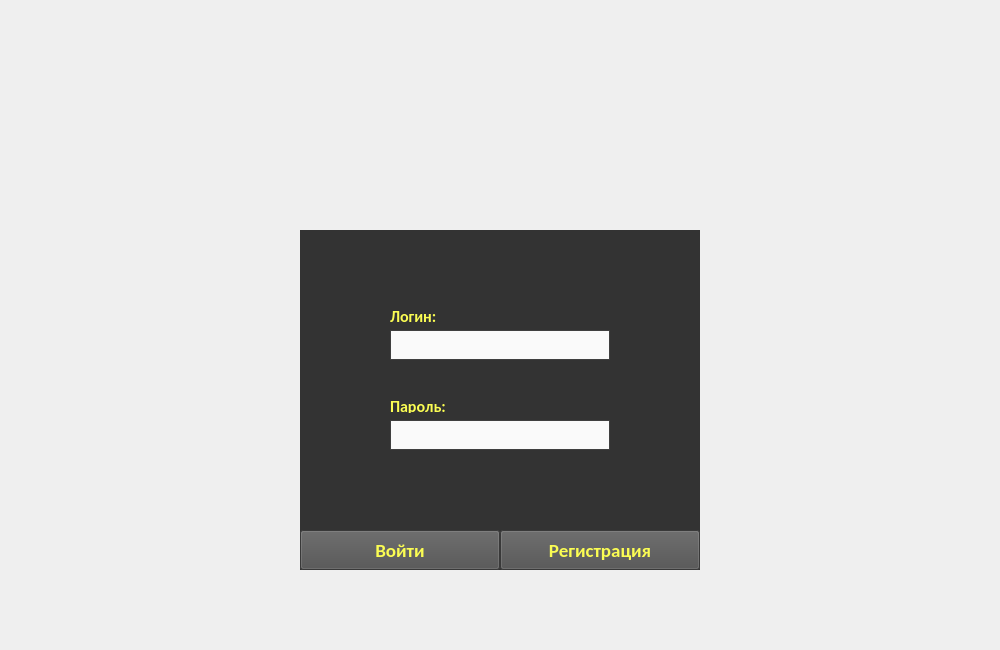
<?xml version="1.0" encoding="UTF-8"?>
<ui version="4.0">
 <class>register_window</class>
 <widget class="QWidget" name="register_window">
  <property name="geometry">
   <rect>
    <x>0</x>
    <y>0</y>
    <width>1000</width>
    <height>650</height>
   </rect>
  </property>
  <property name="sizePolicy">
   <sizepolicy hsizetype="Fixed" vsizetype="Fixed">
    <horstretch>0</horstretch>
    <verstretch>0</verstretch>
   </sizepolicy>
  </property>
  <property name="minimumSize">
   <size>
    <width>1000</width>
    <height>650</height>
   </size>
  </property>
  <property name="maximumSize">
   <size>
    <width>1000</width>
    <height>650</height>
   </size>
  </property>
  <property name="font">
   <font>
    <family>MS Gothic</family>
   </font>
  </property>
  <property name="windowTitle">
   <string notr="true">Register window</string>
  </property>
  <widget class="QLabel" name="background_label">
   <property name="geometry">
    <rect>
     <x>-120</x>
     <y>-50</y>
     <width>1141</width>
     <height>861</height>
    </rect>
   </property>
   <property name="text">
    <string/>
   </property>
   <property name="pixmap">
    <pixmap>../img/MainBG_mini.png</pixmap>
   </property>
   <property name="scaledContents">
    <bool>false</bool>
   </property>
  </widget>
  <widget class="QFrame" name="main_frame">
   <property name="geometry">
    <rect>
     <x>300</x>
     <y>230</y>
     <width>400</width>
     <height>340</height>
    </rect>
   </property>
   <property name="styleSheet">
    <string notr="true">background-color: rgba(51, 51, 51, 255)</string>
   </property>
   <property name="frameShape">
    <enum>QFrame::NoFrame</enum>
   </property>
   <property name="frameShadow">
    <enum>QFrame::Plain</enum>
   </property>
   <widget class="QLineEdit" name="login_input_field">
    <property name="geometry">
     <rect>
      <x>90</x>
      <y>100</y>
      <width>220</width>
      <height>30</height>
     </rect>
    </property>
    <property name="font">
     <font>
      <family>Calibri</family>
      <pointsize>16</pointsize>
      <weight>50</weight>
      <bold>false</bold>
     </font>
    </property>
    <property name="autoFillBackground">
     <bool>false</bool>
    </property>
    <property name="styleSheet">
     <string notr="true">background-color: rgba(250, 250, 250, 255);
color: rgba(5, 5, 5, 255);
border: 1px solid #404040;</string>
    </property>
   </widget>
   <widget class="QLineEdit" name="password_input_field">
    <property name="geometry">
     <rect>
      <x>90</x>
      <y>190</y>
      <width>220</width>
      <height>30</height>
     </rect>
    </property>
    <property name="font">
     <font>
      <family>Calibri</family>
      <pointsize>16</pointsize>
      <weight>50</weight>
      <bold>false</bold>
     </font>
    </property>
    <property name="autoFillBackground">
     <bool>false</bool>
    </property>
    <property name="styleSheet">
     <string notr="true">background-color: rgba(250, 250, 250, 255);
color: rgba(5, 5, 5, 255);
border: 1px solid #404040;</string>
    </property>
    <property name="inputMask">
     <string/>
    </property>
    <property name="echoMode">
     <enum>QLineEdit::Password</enum>
    </property>
   </widget>
   <widget class="QLabel" name="login_text">
    <property name="enabled">
     <bool>true</bool>
    </property>
    <property name="geometry">
     <rect>
      <x>90</x>
      <y>80</y>
      <width>220</width>
      <height>13</height>
     </rect>
    </property>
    <property name="font">
     <font>
      <family>Calibri</family>
      <pointsize>12</pointsize>
      <weight>75</weight>
      <bold>true</bold>
     </font>
    </property>
    <property name="styleSheet">
     <string notr="true">color: #fbfd53;</string>
    </property>
    <property name="text">
     <string>Логин:</string>
    </property>
   </widget>
   <widget class="QLabel" name="password_text">
    <property name="enabled">
     <bool>true</bool>
    </property>
    <property name="geometry">
     <rect>
      <x>90</x>
      <y>170</y>
      <width>220</width>
      <height>13</height>
     </rect>
    </property>
    <property name="font">
     <font>
      <family>Calibri</family>
      <pointsize>12</pointsize>
      <weight>75</weight>
      <bold>true</bold>
     </font>
    </property>
    <property name="styleSheet">
     <string notr="true">color: #fbfd53;</string>
    </property>
    <property name="text">
     <string>Пароль:</string>
    </property>
   </widget>
   <widget class="QPushButton" name="login_button">
    <property name="geometry">
     <rect>
      <x>0</x>
      <y>300</y>
      <width>200</width>
      <height>40</height>
     </rect>
    </property>
    <property name="font">
     <font>
      <family>Calibri</family>
      <pointsize>14</pointsize>
      <weight>75</weight>
      <bold>true</bold>
     </font>
    </property>
    <property name="styleSheet">
     <string notr="true">QPushButton {
	background-color: #505050;
	color: #fbfd53;
}

QPushButton:pressed {
	background-color: #525252;
}</string>
    </property>
    <property name="text">
     <string>Войти</string>
    </property>
   </widget>
   <widget class="QPushButton" name="register_button">
    <property name="geometry">
     <rect>
      <x>200</x>
      <y>300</y>
      <width>200</width>
      <height>40</height>
     </rect>
    </property>
    <property name="font">
     <font>
      <family>Calibri</family>
      <pointsize>14</pointsize>
      <weight>75</weight>
      <bold>true</bold>
     </font>
    </property>
    <property name="styleSheet">
     <string notr="true">QPushButton {
	background-color: #505050;
	color: #fbfd53;
}

QPushButton:pressed {
	background-color: #525252;
}</string>
    </property>
    <property name="text">
     <string>Регистрация</string>
    </property>
   </widget>
   <widget class="QLabel" name="login_error_text">
    <property name="enabled">
     <bool>true</bool>
    </property>
    <property name="geometry">
     <rect>
      <x>90</x>
      <y>130</y>
      <width>220</width>
      <height>41</height>
     </rect>
    </property>
    <property name="font">
     <font>
      <family>Calibri</family>
      <pointsize>12</pointsize>
      <weight>75</weight>
      <bold>true</bold>
     </font>
    </property>
    <property name="styleSheet">
     <string notr="true">color: #ff0000;</string>
    </property>
    <property name="text">
     <string/>
    </property>
    <property name="alignment">
     <set>Qt::AlignLeading|Qt::AlignLeft|Qt::AlignTop</set>
    </property>
    <property name="wordWrap">
     <bool>true</bool>
    </property>
   </widget>
   <widget class="QLabel" name="password_error_text">
    <property name="enabled">
     <bool>true</bool>
    </property>
    <property name="geometry">
     <rect>
      <x>90</x>
      <y>220</y>
      <width>220</width>
      <height>51</height>
     </rect>
    </property>
    <property name="font">
     <font>
      <family>Calibri</family>
      <pointsize>12</pointsize>
      <weight>75</weight>
      <bold>true</bold>
     </font>
    </property>
    <property name="styleSheet">
     <string notr="true">color: #ff0000;</string>
    </property>
    <property name="text">
     <string/>
    </property>
    <property name="textFormat">
     <enum>Qt::RichText</enum>
    </property>
    <property name="alignment">
     <set>Qt::AlignLeading|Qt::AlignLeft|Qt::AlignTop</set>
    </property>
    <property name="wordWrap">
     <bool>true</bool>
    </property>
   </widget>
  </widget>
 </widget>
 <resources/>
 <connections/>
</ui>
